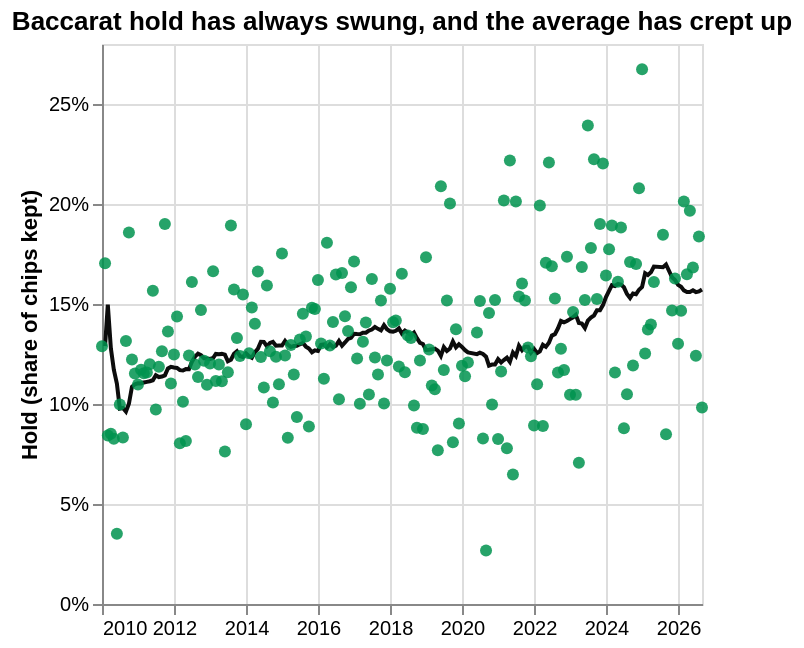

Notebook cell for this chart:
### Code cell
#| hide
#| caption: Monthly baccarat hold on the Strip (dots) against its trailing two-year average (line), 2010 to 2026. Hover for the month's baccarat win.
bac = q("SELECT month, hold, hold_trailing_24m, baccarat_win / 1e6 AS win_m FROM v_baccarat ORDER BY month")
pts = alt.Chart(bac).mark_circle(size=36, color=GREEN, opacity=0.85).encode(
    x=alt.X("month:T", title=None),
    y=alt.Y("hold:Q", title="Hold (share of chips kept)", axis=alt.Axis(format="%")),
    tooltip=[alt.Tooltip("month:T", format="%b %Y", title="Month"), alt.Tooltip("hold:Q", format=".1%", title="Hold"),
             alt.Tooltip("win_m:Q", format=",.0f", title="Baccarat win ($M)")])
line = alt.Chart(bac.dropna(subset=["hold_trailing_24m"])).mark_line(color=INK, strokeWidth=2).encode(x="month:T", y="hold_trailing_24m:Q")
(line + pts).properties(title="Baccarat hold has always swung, and the average has crept up", height=280)

### Figure 1 — Vega-Lite specification as saved in the notebook (floating-point values rounded to 4 significant figures; data arrays with more than 128 entries replaced by an {"elided": "..."} marker saying what was removed)
{"config": {"view": {"continuousWidth": 300, "continuousHeight": 300}}, "layer": [{"data": {"name": "data-dd357591c35e434c914666e6d96166eb"}, "mark": {"type": "line", "color": "#0c0c0c", "strokeWidth": 2}, "encoding": {"x": {"field": "month", "type": "temporal"}, "y": {"field": "hold_trailing_24m", "type": "quantitative"}}}, {"data": {"name": "data-e8ad60a045c25c7f3f90853d00bcb2c7"}, "mark": {"type": "circle", "color": "#00934f", "opacity": 0.85, "size": 36}, "encoding": {"tooltip": [{"field": "month", "format": "%b %Y", "title": "Month", "type": "temporal"}, {"field": "hold", "format": ".1%", "title": "Hold", "type": "quantitative"}, {"field": "win_m", "format": ",.0f", "title": "Baccarat win ($M)", "type": "quantitative"}], "x": {"field": "month", "title": null, "type": "temporal"}, "y": {"axis": {"format": "%"}, "field": "hold", "title": "Hold (share of chips kept)", "type": "quantitative"}}}], "height": 280, "title": "Baccarat hold has always swung, and the average has crept up", "$schema": "https://vega.github.io/schema/vega-lite/v6.4.1.json", "datasets": {"data-dd357591c35e434c914666e6d96166eb": {"elided": "195 records"}, "data-e8ad60a045c25c7f3f90853d00bcb2c7": {"elided": "196 records"}}}
